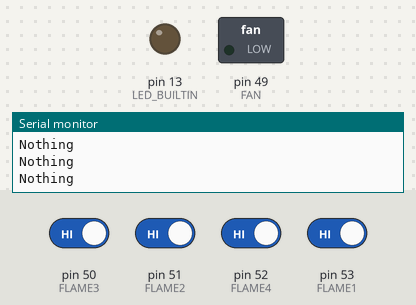
Bench run of a sketch on a simulated Arduino Mega 2560, built with avr-gcc and run on an emulated ATmega2560. Shown: switched loads named in the sketch (green lamp = pin HIGH), output pins drawn as LEDs (lit = HIGH), the last lines printed to the serial monitor. The test bench sets the inputs (shaded band); at power-on: pin 50 (FLAME3), pin 51 (FLAME2), pin 52 (FLAME4), pin 53 (FLAME1) HIGH.

Above: at 6.2 s.
6.3 s: pin 50 (FLAME3) driven LOW
At 7.6 s:
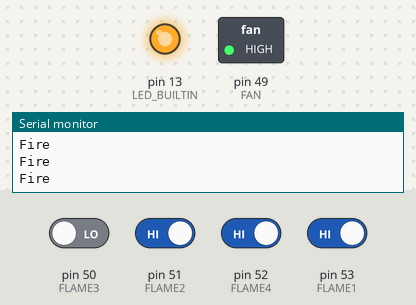
7.9 s: pin 50 (FLAME3) driven HIGH
At 8.9 s:
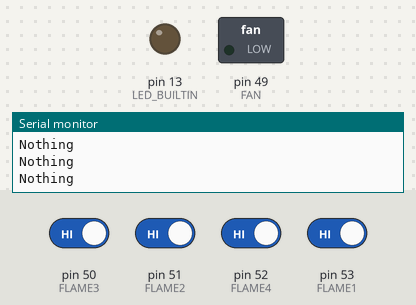
9.5 s: pin 51 (FLAME2) driven LOW
At 10.2 s:
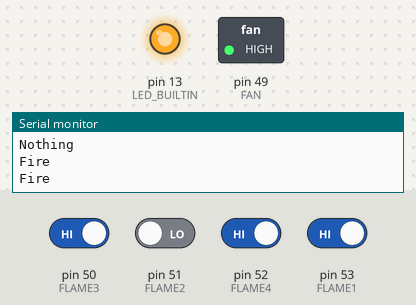
Timing chart, 0 to 12.5 s (numbered marks = the images above; inputs shaded):
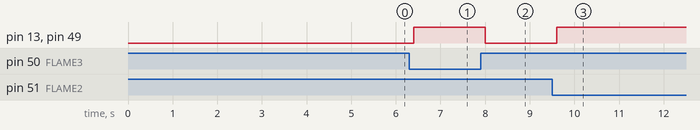

Measured:
- after the input at 6.3 s, pin 13 (LED_BUILTIN), pin 49 (FAN): LOW → HIGH after 0.10 s
- after the input at 7.9 s, pin 13 (LED_BUILTIN), pin 49 (FAN): HIGH → LOW after 0.10 s
- after the input at 9.5 s, pin 13 (LED_BUILTIN), pin 49 (FAN): LOW → HIGH after 0.10 s

The sketch:

Flame_sensor_code.ino
```cpp
#define FLAME1 53
#define FLAME2 51
#define FLAME3 50
#define FLAME4 52
#define FAN 49

void setup() {
  Serial.begin(9600);
  pinMode(FLAME1, INPUT);
  pinMode(FLAME2, INPUT);
  pinMode(FLAME3, INPUT);
  pinMode(FLAME4, INPUT);
  pinMode(LED_BUILTIN, OUTPUT);
  pinMode(FAN, OUTPUT);

  delay(5000);
}

void loop() {

  int fire1 = digitalRead(FLAME1);
  int fire2 = digitalRead(FLAME2);
  int fire3 = digitalRead(FLAME3);
  int fire4 = digitalRead(FLAME4);


  if( fire1 == LOW || fire2 == LOW || fire3 == LOW || fire4 == LOW)
  {
    digitalWrite(LED_BUILTIN, HIGH);
    digitalWrite(FAN, HIGH);
    Serial.println("Fire");

    delay(200);

  }else{
    Serial.println("Nothing");
    digitalWrite(LED_BUILTIN, LOW);
    digitalWrite(FAN, LOW);
  }

  delay(200);
}
```
